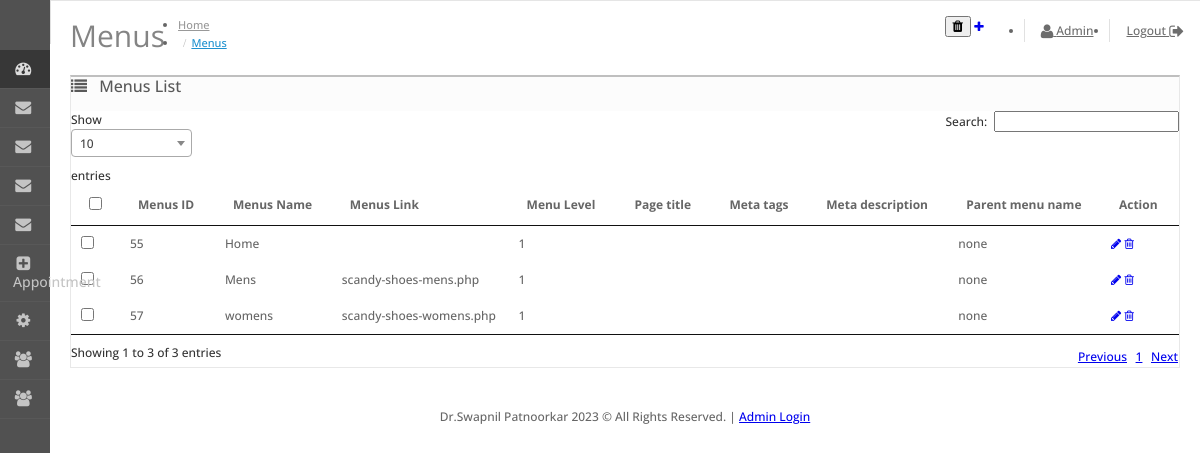
/admin/menus/menus.php (signed in), run on the app's committed database.
### tables this page shows
CREATE TABLE `menus` (
  `id` int(11) NOT NULL,
  `menu_name` varchar(100) NOT NULL,
  `menu_link` varchar(200) NOT NULL,
  `menu_level` int(11) NOT NULL,
  `has_parent` int(11) NOT NULL,
  `meta_tags` text NOT NULL,
  `meta_description` text NOT NULL,
  `child_menu_name` varchar(100) NOT NULL,
  `title` varchar(100) NOT NULL
);

CREATE TABLE `oc_master_company` (
  `id` int(11) NOT NULL,
  `company_name` varchar(100) NOT NULL,
  `address1` varchar(300) NOT NULL,
  `address2` varchar(300) NOT NULL,
  `area` varchar(100) NOT NULL,
  `city` varchar(100) NOT NULL,
  `pincode` int(11) NOT NULL,
  `state` varchar(100) NOT NULL,
  `contact_person` varchar(100) NOT NULL,
  `email` varchar(100) NOT NULL,
  `mobile` varchar(100) NOT NULL,
  `logo` varchar(100) NOT NULL,
  `gstn` varchar(100) NOT NULL,
  `pan` varchar(100) NOT NULL,
  `sms_url` varchar(1000) NOT NULL,
  `sms_username` varchar(100) NOT NULL,
  `sms_password` varchar(100) NOT NULL,
  `sms_sender_id` varchar(100) NOT NULL,
  `email_url` varchar(1000) NOT NULL,
  `email_username` varchar(100) NOT NULL,
  `email_password` varchar(100) NOT NULL,
  `date_updated` timestamp NOT NULL DEFAULT current_timestamp()
);

### admin/config/base_path.php (called while the page is built)
<?php
$base_path = "http://localhost/Bigmark/drswapnilpatnoorkar/";
?>

### admin/menus/menus.php (the view, shortened to what this page needs)
<?php
include('../config.php');
include('../includes/head-js-css.php');
?>
<body>
<div id="container">
<?php include('../includes/header.php');
include('../includes/left-menu.php');
?>
<div id="content">
  <div class="page-header">
    <div class="container-fluid">
      <div class="pull-right">
       <button  type="button" class="btn btn-danger" data-toggle="tooltip" title="Delete All" onclick="deleteMenus()">
        <i class="fa fa-trash"></i>
       </button>
        <a href="<?php echo $base_path;?>admin/menus/add-menu" data-toggle="tooltip" title="Add New" class="btn btn-primary"><i class="fa fa-plus"></i></a></div>
      <h1>Menus</h1>
      <ul class="breadcrumb">
         <li><a href="<?php echo $base_path;?>admin/access">Home</a></li>
         <li><a href="<?php echo $base_path;?>admin/menus/menus">Menus</a></li>
       </ul>
    </div>
  </div>
  <div class="container-fluid">
     <div class="panel panel-default">
      <div class="panel-heading">
        <h3 class="panel-title"><i class="fa fa-list"></i>
         <?php
         if(isset($_GET['edit']))
         {
          echo "Update Menus";
         }elseif(isset($_GET['delete']))
         {
          echo "Delete Menus";
         }else{
          echo "Menus List";
         }
         ?>
        </h3>
      </div>
      <div class="panel-body">
       <?php
       if(!isset($_GET['edit']) && !isset($_GET['delete']))
       {
       ?>
        <form method="post" enctype="multipart/form-data" id="form-menu">
         <div class="col-lg-12 col-xs-12 table-responsive">
            <table class="table  table-bordered table-hover" id="dataTables-example" style="width:100%;">
              <thead>
                <tr>
                  <td style="width: 1px;" class="text-center">
                    <input type="checkbox" onClick="$('input[name*=\'selected\']').prop('checked', this.checked);" />
                  </td>
                  <td class="text-right text-info">Menus ID</td>
                  <td class="text-left text-info">Menus Name</td>
                  <td class="text-right text-info">Menus Link </td>
                  <td class="text-left text-info">Menu Level</td>
                  <td class="text-left text-info">Page title</td>
                  <td class="text-right text-info">Meta tags</td>
                  <td class="text-right text-info">Meta description</td>
                  <td class="text-right text-info">Parent menu name</td>
                  <td class="text-right text-info">Action</td>
                </tr>
              </thead>
              <tbody>
               <?php
               $sql  = 'SELECT * FROM `menus`';
               $data = mysqli_query($db,$sql);
               $num = mysqli_num_rows($data);
               if($num>0)
               {
                 for($i=1;$i<=$num;$i++)
                 {
                  $row = mysqli_fetch_assoc($data);
                  ?>
                   <tr>
                       <td class="text-center"><input type="checkbox" name="selected[]" value="<?php echo $row['id'];?>" />
                       <td class="text-right"><?php echo $row['id'];?></td>
                       <td class="text-left"><?php echo $row['menu_name'];?></td>
                       <td class="text-left"><?php echo $row['menu_link'];?></td>
                       <td class="text-left"><?php echo $row['menu_level'];?></td>
                       <td class="text-left"><?php echo $row['title'];?></td>
                       <td class="text-left"><?php echo $row['meta_tags'];?></td>
                       <td class="text-left"><?php echo $row['meta_description'];?></td>
                       <td class="text-left">
                       <?php
                        $sql = "select menu_name from menus where id=\"".$row['child_menu_name']."\"";
                       $d = mysqli_query($db,$sql);
                       $n = mysqli_num_rows($d);
                       if($n>0)
                       {
                        $parentmenu = mysqli_fetch_assoc($d);
                        echo $parentmenu['menu_name']==''?'none':$parentmenu['menu_name'];
                       }else{
                         echo 'none';
                       }
                       ?>
                       </td>
                       <td class="text-right">
                         <a href="<?php $base_path;?>admin/menus/menus?edit&id=<?php echo $row['id'];?>" data-toggle="tooltip" title="Edit" class="btn btn-primary"><i class="fa fa-pencil"></i></a>
                         <a href="<?php $base_path;?>admin/menus/menus?delete&id=<?php echo $row['id']; ?>" onClick="javascript:return confirm('Do you really want to Delete...?')" data-toggle="tooltip" title="Delete" class="btn btn-danger">
                         <i class="fa fa-trash-o"></i></a>
                       </td>
                   </tr>
               <?php
                 }
               }else{
               }
               ?>
                </tbody>
            </table>
          </div>
        </form>
       <?php
                         }
       ?>
      </div>
    </div>
  </div>
  <link href="view/javascript/jquery/datetimepicker/bootstrap-datetimepicker.min.css" type="text/css" rel="stylesheet" media="screen" />
</div>
<?php include('../includes/footer.php');?>
</body></html>

### admin/includes/footer.php (shortened to what this page needs)
<footer id="footer">
 <?=isset($company) && $company['company_name']!=''?$company['company_name']:'<a href="http://bigmarkretail.com">bigmarkretail.com</a>'?>
 <?=date('Y')?> &copy; All Rights Reserved.
|
<a href="<?=$base_path?>admin">Admin Login</a>
</footer>
</div>
<link href="https://cdnjs.cloudflare.com/ajax/libs/select2/4.0.6-rc.0/css/select2.min.css" rel="stylesheet" />
</body>
</html>

### admin/view/stylesheet/stylesheet.css (style rules this page uses)
html, body { height: 100%; margin: 0; padding: 0; font-family: 'Open Sans', sans-serif; font-size: 12px; color: #666666; font-weight: 500; line-height: 18px; text-rendering: optimizeLegibility; }
h1, h2, h3, h4, h5, h6, p { margin-top: 0; }
.page-header { vertical-align: middle; margin: 15px 0; padding: 0; border-bottom: none; }
.page-header h1 { font-family: 'Open Sans', sans-serif; font-weight: 400; font-size: 30px; color: #848484; display: inline-block; margin-bottom: 15px; }
.breadcrumb { display: inline-block; background: none; margin: 0; padding: 0 10px; }
.breadcrumb li a { color: #999999; font-size: 11px; padding: 0px; margin: 0px; }
.breadcrumb li:last-child a { color: #1e91cf; }
.breadcrumb li + li:before { content: "/"; font-family: FontAwesome; color: #BBBBBB; padding: 0 5px; }
#container { min-height: 100%; width: 100%; position: relative; }
.container-fluid { padding-left: 20px; padding-right: 20px; }
#content { padding-bottom: 40px; transition: all 0.3s; }
#column-left + #content { margin-left: 50px; }
#column-left + #content + #footer { margin-left: 50px; }
#footer { height: 100px; text-align: center; }
input[type="radio"], input[type="checkbox"] { margin: 2px 0 0; }
input[type="radio"], .radio input[type="radio"], .radio-inline input[type="radio"], input[type="checkbox"], .checkbox input[type="checkbox"], .checkbox-inline input[type="checkbox"] { position: relative; width: 13px; width: 16px \0; height: 13px; height: 16px \0; background: white; border: 1px solid #dcdcdc; border: 1px solid transparent \0; border-radius: 1px; }
.table thead td { font-weight: bold; }
.table thead > tr > td, .table tbody > tr > td { vertical-align: middle; }
.panel { border-radius: 0px; }
.panel .panel-heading { position: relative; }
.panel-heading h3 i { margin-right: 8px; -webkit-tap-highlight-color: rgba(0,0,0,0); }
.panel-heading i { font-size: 16px; font-weight: 500; }
.panel-heading h3 { font-size: 16px; font-weight: 500; display: inline-block; }
.panel-default { border: 1px solid #e8e8e8; border-top: 2px solid #bfbfbf; }
.panel-default .panel-heading { color: #595959; border-color: #e8e8e8; background: #fcfcfc; }

### data on the page
menus: id "55", menu_name "Home", menu_level "1"
menus: id "56", menu_name "Mens", menu_link "scandy-shoes-mens.php", menu_level "1"
menus: id "57", menu_name "womens", menu_link "scandy-shoes-womens.php", menu_level "1"
oc_master_company: company_name "Dr.Swapnil Patnoorkar"

### other printed values
$_SESSION['admin_name'] "Admin"
